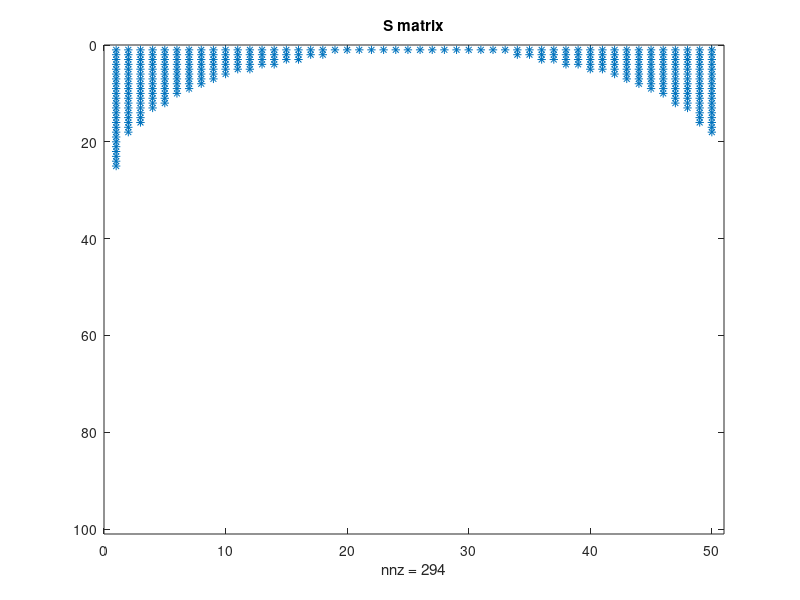
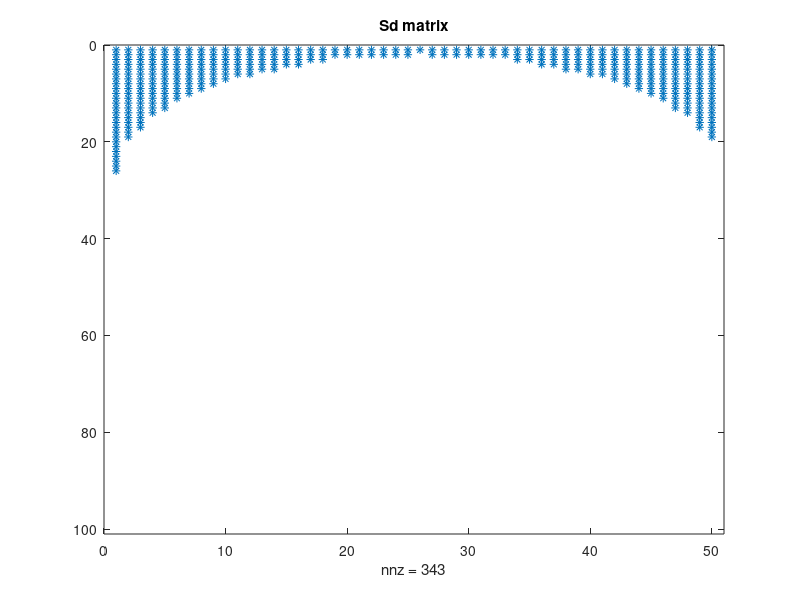
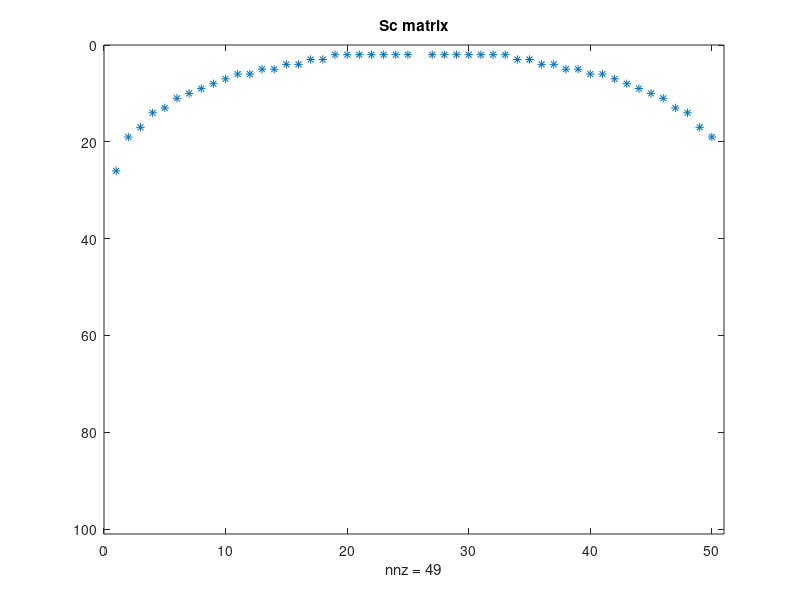

These charts were generated, in order, by the following MATLAB code: (Note: this script raises an error after producing the figures.)
%% Programme to solve for Stokes velocity profile in riblets
% Solve A*u = P
% S = riblets grid points
% P = pressure gradient
% A = Laplacian coefficients
% Sc = Sd - S = riblets surface grid points

clear
close all
tic

%% Input data
% Sides of the periodic-in-z domain
a = 2; % aspect ratio ly:lz
lz = 1;
ly = a*lz;

% Define grid sizes
n = 25;
nz = 2*n; % number of points in z (spanwise) % periodic in z-direction
ny = a*nz; % number of points y (wall-normal) domain is enclosed
dy = ly/(ny-1); % length of sub-intervals in y-axis
dz = lz/nz; % length of sub-intervals in z-axis
z = (0:nz-1)*dz;
y = linspace(0,ly,ny);

dpdx = 0; % Pressure gradient
Sx = 1; % Shear at the top, could set to 1 (if normalised, always 1)

geometry = 2; % 0 = parabola, 1 = triangle, 2 = semi-circle
savefile = 0;

%% Build S matrix - Grid Points of riblets
% S = 1 for points within and on boundary and = 0 elsewhere 
S = zeros(ny,nz);
if geometry == 0 % parabola
    parabola = (2*(z-lz/2)).^2;
    shape = 'parabola';
    for k = 1:nz
        for j = 1:ny
            if y(j)<=parabola(k)
                S(j,k) = 1;
            else
                S(j,k) = 0;
            end
        end
    end
end

if geometry == 1 % triangle
    shape = 'triangle';
    triangle = (z-lz/2);%+1+0.5*z)+0.5*lz;
    triangle2 = -z+lz/2;
    % triangle = (2*z-lz/2);%+1+0.5*z)+0.5*lz;
    % triangle2 = -2*z+lz/2;
    for k = 1:nz
        for j = 1:ny
            if y(j)<=triangle(k) || y(j)<=triangle2(k)
                S(j,k) = 1;
            else
                S(j,k) = 0;
            end
        end
    end
end

if geometry == 2 % semi-circle
    circle = (-sqrt((lz/2)^2-(z-lz/2).^2))+lz/2;
    shape = 'circle';
    for k = 1:nz
        for j = 1:ny
            if y(j)<=circle(k)
                S(j,k) = 1;
            else
                S(j,k) = 0;
            end
        end
    end
end
figure
spy(S)
title('S matrix')

%% Build Sd matrix
% Sd = 1 for points within and on boundary and = 0 elsewhere 
% riblets now bigger by d = max(dy,dz)
Sd = zeros(ny,nz);
if geometry == 0 % parabola
    parabola_d = (2*(z-lz/2)).^2+dz;
    for k = 1:nz
        for j = 1:ny
            if y(j)<parabola_d(k)
                Sd(j,k) = 1;
            else
                Sd(j,k) = 0;
            end
        end
    end
end

if geometry == 1 % triangle
    triangle = (z-lz/2)+dy;%+1+0.5*z)+0.5*lz;
    triangle2 = -z+lz/2+dy;
    for k = 1:nz
        for j = 1:ny
            if y(j)<triangle(k) || y(j)<triangle2(k)
                Sd(j,k) = 1;
            else
                Sd(j,k) = 0;
            end
        end
    end
end

if geometry == 2 % semi-circle
    circle = (-sqrt((lz/2)^2-(z-lz/2).^2))+lz/2+dy;
    for k = 1:nz
        for j = 1:ny
            if y(j)<circle(k)
                Sd(j,k) = 1;
            else
                Sd(j,k) = 0;
            end
        end
    end
end
figure
spy(Sd)
title('Sd matrix')

%% Build Sc matrix - curve of the boundary
Sc = Sd-S;
figure
spy(Sc)
title('Sc matrix')

%% Build P matrix - pressure gradient - RHS of Stokes
P = ones(ny*nz,1);
P = sparse(P);
P = P*dpdx;

%% Build A matrix 
beta = -2/(dy^2)-2/(dz^2); % coefficient of point p
alpha = 1/(dy^2); % coefficient of surrounding points
r1 = beta.*ones(ny,1);
r2 = alpha.*ones(ny-1,1);
r3 = alpha.*ones(1,1);
B = diag(r1,0) + diag(r2,1) + diag(r2,-1) + diag(r3,-ny+1) + diag(r3,ny-1);
B = sparse(B);
C = kron(eye(nz),B);
C = sparse(C);
gamma = 1/(dz^2);
r4 = gamma.*ones(ny*nz-ny,1);
r5 = gamma.*ones(ny,1);
D = diag(r4,-ny)+diag(r4,+ny)+diag(r5,-ny*nz+ny)+diag(r5,ny*nz-ny);
D = sparse(D);
A = C+D;
A = sparse(A);

%% Shear at the top condition
for k = 1:nz
    j = ny; % top of domain
    index = (k-1)*ny+j;
    A(index,:) = 0;
    A(index,index) = 1/dy^2; % should be dy, but P(index) changed as well
    if index~=1
        A(index,index-1) = -1/dy^2;
    end   
    P(index) = Sx/dy;
end

%% Solid condition - modify the A matrix
% Modify A and P matrix for points within and on the boundary of riblets
% Velocity inside riblets = 0
for j = 1:ny
    for k = 1:nz
        if S(j,k) == 1
            index = (k-1)*ny+j;
            A(index,:) = 0;
            A(index,index) = 1/dy^2;
            P(index) = 0;
        end
    end
end

%% Modify the A matrix - curve of the boundary
% Modification of the matrix A near the boundary of the solid
for j=1:ny
    for k=1:nz
        if Sc(j,k) == 1
            y0 = (j-ny)*dy;
            z0 = k*dz ;          
            my = abs(floor(log10(dy)));
            mz = abs(floor(log10(dz)));
            
        %ys: (j-+2,k);(j-+1,k);(j,k-+2);(j,k-+1) 
            ys=[y0-dy, y0, y0+dy];
            zs=[z0-dz, z0, z0+dz];  
            if geometry == 0 % parabola
                yp0 = (2*(z0-lz/2)).^2;
                zpPlus = sqrt(y0)/2+lz/2;
                zpMinus = -zpPlus;
            end
            
            if geometry == 1 % triangle
                if z0 <= lz/2
                    yp0 = z0 - lz/2;
                else
                    yp0 = -z0+lz/2;
                end
                zpPlus = lz/2 - y0;
                zpMinus = y0 + lz/2;
            end
            
            if geometry == 2 % semi-circle
                yp0=-(-sqrt((lz/2)^2-(z0-lz/2).^2))+ly;
                zpPlus=sqrt((lz/2)^2-(y0-ly).^2)+lz/2;
                zpMinus=-zpPlus;
            end
            
            % check closest distance in z direction               
            if abs(z0-zpPlus) < abs(z0 - zpMinus)
                zp0 = zpPlus;
            else
                zp0 = zpMinus;
            end
            
            % Modify ys: (j-+2,k),(j-+1,k),(j,k-+2),(j,k-+1)         
            deltay=round(abs(y0-yp0),10);
            deltays=y0-yp0;
            deltaz=round(abs(z0-zp0),10);
            deltazs=z0-zp0;
            
            if deltaz<dz
                if round(deltaz,mz+2)~=0
                    zs(2-sign(deltazs))=z0-sign(deltazs)*deltaz;
                end
            end           
            if deltay<dy
                if round(deltay,my+2)~=0 
                    ys(2-sign(deltays))=y0-sign(deltays)*deltay;                     
                end
            end 
            
            bj=zeros(1,3);
            bk=zeros(1,3);          
            bj(1)=2/((ys(2)-ys(1))*(ys(3)-ys(1)));
            bj(2)=-2/((ys(3)-ys(2))*(ys(2)-ys(1))); 
            bj(3)=2/((ys(3)-ys(2))*(ys(3)-ys(1)));
            bk(1)=2/((zs(2)-zs(1))*(zs(3)-zs(1)));
            bk(2)=-2/((zs(3)-zs(2))*(zs(2)-zs(1))); 
            bk(3)=2/((zs(3)-zs(2))*(zs(3)-zs(1)));  
            
            index =(k-1)*ny+j;
            A(index,index)= bj(2) + bk(2);        
            if abs(deltay)<dy           
                if j==1
                  A(index,index+ny-1)= bj(1);
                  A(index,index+1)= 0;
                  
                elseif j==ny
                  A(index,index-ny+1)= bj(3);
                  A(index,index-1)= 0;

                else
                  A(index,index-sign(deltays))=0;       
                  A(index,index+sign(deltays))= bj(2+sign(deltays));

                end
            end                      
            if abs(deltaz)<dz 
                if k==1
                  A(index,index+(nz-1)*ny)= bk(1);
                  A(index,index+ny)= bk(3);
                elseif k==nz
                  A(index,index-ny)= bk(3);
                  A(index,index-(nz-1)*ny)= bk(1);
                else
                  A(index,index-sign(deltazs)*ny)= bk(2-sign(deltazs));
                  A(index,index+sign(deltazs)*ny)= bk(2+sign(deltazs));
                end
            end
        end
    end
end
            
%% No slip at bottom condition
for k = 1:nz
    j = 1;
    index = (k-1)*ny+j ;
    A(index,:) = 0;
    A(index,index) = 1/dy^2;
    P(index)=0;
end

%% Solution
figure
spy(A)
u = reshape(mldivide(A,P),ny,nz);
Ub = mean(mean(u));
u_g = u(1:n,:); % velocity profile in groove
u_max = full(max(u_g(:)));
fprintf('u_max = %f\n', u_max)
% Lws=Ub/s;
figure
surfc(z,y,u)
title('u profile')
% daspect([1 1 1])
% axis tight
% axis fill
axis image
ylabel('y', 'FontSize', 18)
xlabel('z', 'FontSize', 18)
set(gca,'FontSize',18)
figure
surfc(z,y(1:n),u_g)
title('u profile in groove')
% us = [zeros(1,nz); u];
us = [u(:,end) u];

%% Verify
for k = 1:nz
    Sxtot(k) = (u(ny,k)-u(ny-1,k))/dy;
end
Sxtotm = mean(Sxtot);

%% average in z
ums = mean(u,2);
ums = full(ums);
% find point of min gradient
grad = zeros(1,ny);
for i = 1:ny-1
    grad(i) = (y(i+1)-y(i))/(ums(i+1)-ums(i));
end
grad(ny) = grad(ny-1);
[grad_min, min] = min(grad);
origin = y(min)-grad_min*ums(min);
y_line = grad_min*ums + origin;
fprintf('Virtual origin at y = %f\n', origin)

figure
hold on
plot(ums, y,'k','Linewidth',1.25)
plot(ums,y_line,'r','Linewidth',1.25)
ylabel('$y$','Interpreter','Latex')
xlabel('$\bar{u}$','Interpreter','Latex')
set(gca,'FontName','times','FontSize',15)

%% Error and Grid Independence
integraly = dy*trapz(full(u));
integralz = dz*trapz(integraly) % integration in y and z
points_y = ny-1;

if savefile == 1
    tit = ['No_points_' num2str(ny-1) '_Shape_' num2str(shape) '.mat'];
    save(tit,'points_y','relError', 'relErrorint', 'integralz');
end

toc